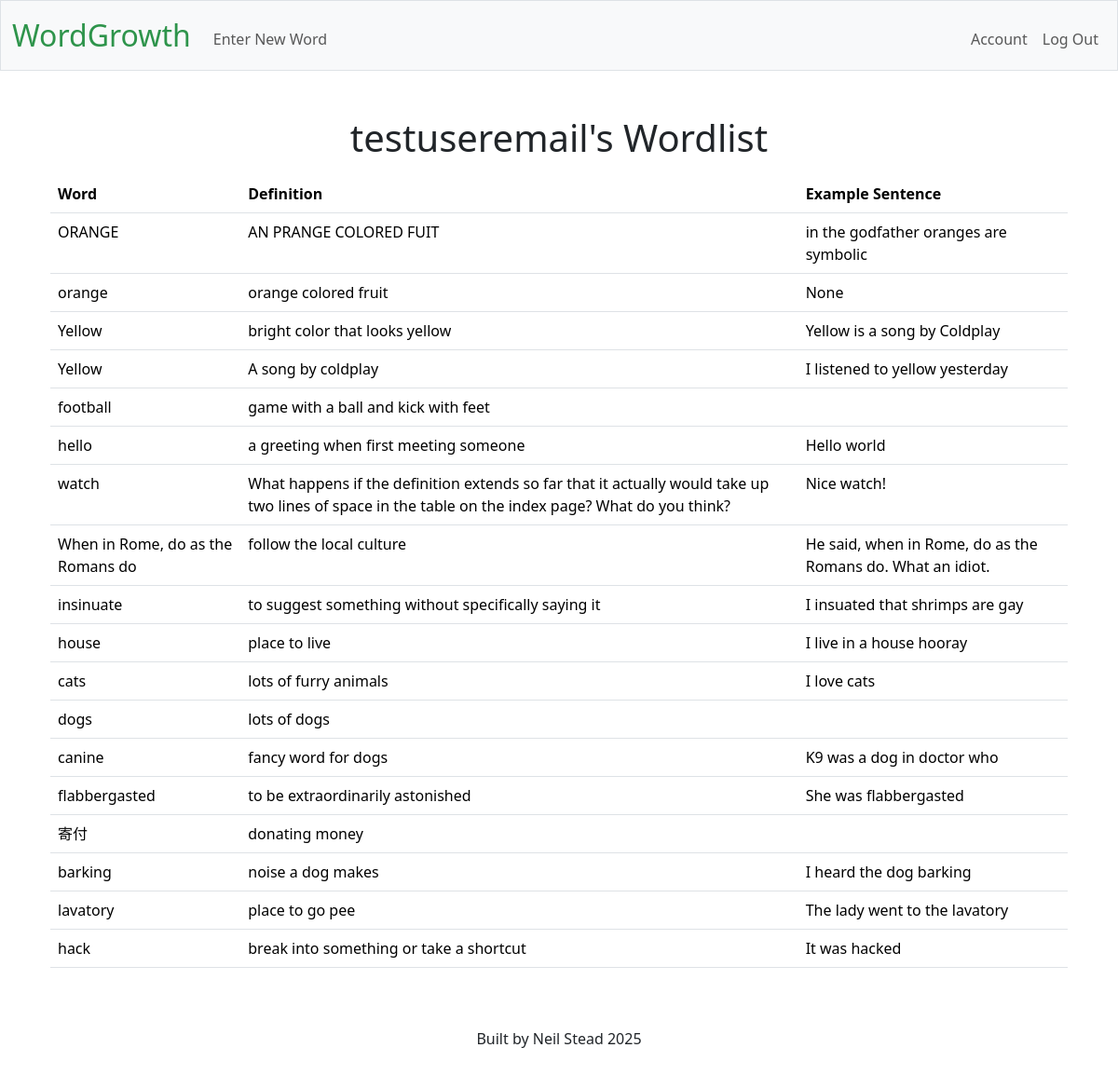
Screenshot of / (signed in) with the database file from the repository.
### tables this page shows
CREATE TABLE users (id INTEGER PRIMARY KEY AUTOINCREMENT, username VARCHAR(22) NOT NULL UNIQUE, email TEXT UNIQUE, password_hash VARCHAR(20) NOT NULL);

CREATE TABLE "vocabulary" (id INTEGER PRIMARY KEY AUTOINCREMENT, user_id INTEGER, word TEXT NOT NULL, definition TEXT, notes TEXT, example_sentence TEXT, example_media TEXT, media_type TEXT, article_excerpt TEXT, FOREIGN KEY (user_id) REFERENCES users(id));

### app.py (the view)
@app.route("/")
def show_words():
    conn = get_db_connection()
    cursor = conn.cursor()
    if not session.get("user_id"):
        return redirect(url_for("login"))
    else:
        cursor.execute(
            "SELECT * FROM users WHERE id = ?", [session['user_id']]
            )
        user = cursor.fetchone()
        cursor.execute(
            "SELECT * FROM vocabulary WHERE user_id = ?", [session['user_id']]
            )
        rows = cursor.fetchall()
        return render_template("index.html", rows=rows, user=user)

### app.py (called while the page is built)
@app.teardown_appcontext
def close_db_connection(exception):
    db = g.pop('db', None)
    if db is not None:
        db.close()

### helpers.py (called while the page is built)
def get_db_connection():
    if 'db' not in g:
        g.db = sqlite3.connect(DATABASE)
        g.db.execute("PRAGMA foreign_keys = ON")  # Enables foreign key checks
        g.db.row_factory = sqlite3.Row # enables dictionaries to be returned not just tuples
    return g.db

### templates/index.html (shortened to what this page needs)
{% extends "layout.html" %}
{% block main %}
    <div class="container" mb-3><h1>{{ user["username"] }}'s Wordlist</h1></div>
    <div class="container mt-3">
        <table class="table table-hover">
            <thead>
                <tr>
                    <th class="text-start">Word</th>
                    <th class="text-start">Definition</th>
                    <th class="text-start">Example Sentence</th>
                </tr>
            </thead>
            <tbody>
                {% for row in rows %}
                <tr class="clickable-row" data-href="{{ url_for('word_view', word_id=row['id']) }}">
                    <td class="text-start">{{ row["word"] }}</td>
                    <td class="text-start">{{ row["definition"] }}</td>
                    <td class="text-start">{{ row["example_sentence"] }}</td>
                </tr>
                {% endfor %}
            </tbody>
        </table>
    </div>
{% endblock %}

### templates/layout.html (shortened to what this page needs)
<!DOCTYPE html>
<html lang="en">
    <head>
        <link rel="stylesheet" href="/static/styles.css">
        <link href="https://cdn.jsdelivr.net/npm/bootstrap@5.3.3/dist/css/bootstrap.min.css" rel="stylesheet"
>
    </head>
    <body>
        <nav class="bg-light border navbar navbar-expand-md navbar-light">
            <div class="container-fluid">
                <a class="navbar-brand" href="/"><span class="green">WordGrowth</span></a>
                <div class="collapse navbar-collapse" id="navbar">
                    {% if session["user_id"] %}
                        <ul class="navbar-nav me-auto mt-2">
                            <li class="nav-item"><a class="nav-link" href="/new_word">Enter New Word</a></li>
                        </ul>
                        <ul class="navbar-nav ms-auto mt-2">
                            <li class="nav-item"><a class="nav-link" href="/account">Account</a></li>
                            <li class="nav-item"><a class="nav-link" href="/logout">Log Out</a></li>
                        </ul>
                    {% else %}
                        <ul class="navbar-nav ms-auto mt-2">
                            <li class="nav-item"><a class="nav-link" href="/register">Register</a></li>
                            <li class="nav-item"><a class="nav-link" href="/login">Log In</a></li>
                        </ul>
                    {% endif %}
                </div>
            </div>
        </nav>
        <main class="container py-5 text-center">
            {% block main %}{% endblock %}
        </main>
    </body>
    <footer class="mb-5">
        <p class="text-center">Built by Neil Stead 2025</p>
    </footer>
</html>

### static/styles.css (style rules this page uses)
nav .navbar-brand { font-size: xx-large; }
nav .navbar-brand .green { color: #2e944b; }

### rows the page displays
users: username "testuseremail"
vocabulary: word "ORANGE", definition "AN PRANGE COLORED FUIT", example_sentence "in the godfather oranges are symbolic"
vocabulary: word "orange", definition "orange colored fruit", example_sentence "None"
vocabulary: word "Yellow", definition "bright color that looks yellow", example_sentence "Yellow is a song by Coldplay"
vocabulary: word "Yellow", definition "A song by coldplay", example_sentence "I listened to yellow yesterday"
vocabulary: word "football", definition "game with a ball and kick with feet"
vocabulary: word "hello", definition "a greeting when first meeting someone", example_sentence "Hello world"
vocabulary: word "watch", definition "What happens if the definition extends so far that it actually would take up two lines of space in the table on the index page? What do you think?", example_sentence "Nice watch!"
vocabulary: word "When in Rome, do as the Romans do", definition "follow the local culture", example_sentence "He said, when in Rome, do as the Romans do. What an idiot."
vocabulary: word "insinuate", definition "to suggest something without specifically saying it", example_sentence "I insuated that shrimps are gay"
vocabulary: word "house", definition "place to live", example_sentence "I live in a house hooray"
vocabulary: word "cats", definition "lots of furry animals", example_sentence "I love cats"
vocabulary: word "dogs", definition "lots of dogs"
vocabulary: word "canine", definition "fancy word for dogs", example_sentence "K9 was a dog in doctor who"
vocabulary: word "flabbergasted", definition "to be extraordinarily astonished", example_sentence "She was flabbergasted"
vocabulary: word "寄付", definition "donating money"
vocabulary: word "barking", definition "noise a dog makes", example_sentence "I heard the dog barking"
vocabulary: word "lavatory", definition "place to go pee", example_sentence "The lady went to the lavatory"
vocabulary: word "hack", definition "break into something or take a shortcut", example_sentence "It was hacked"
